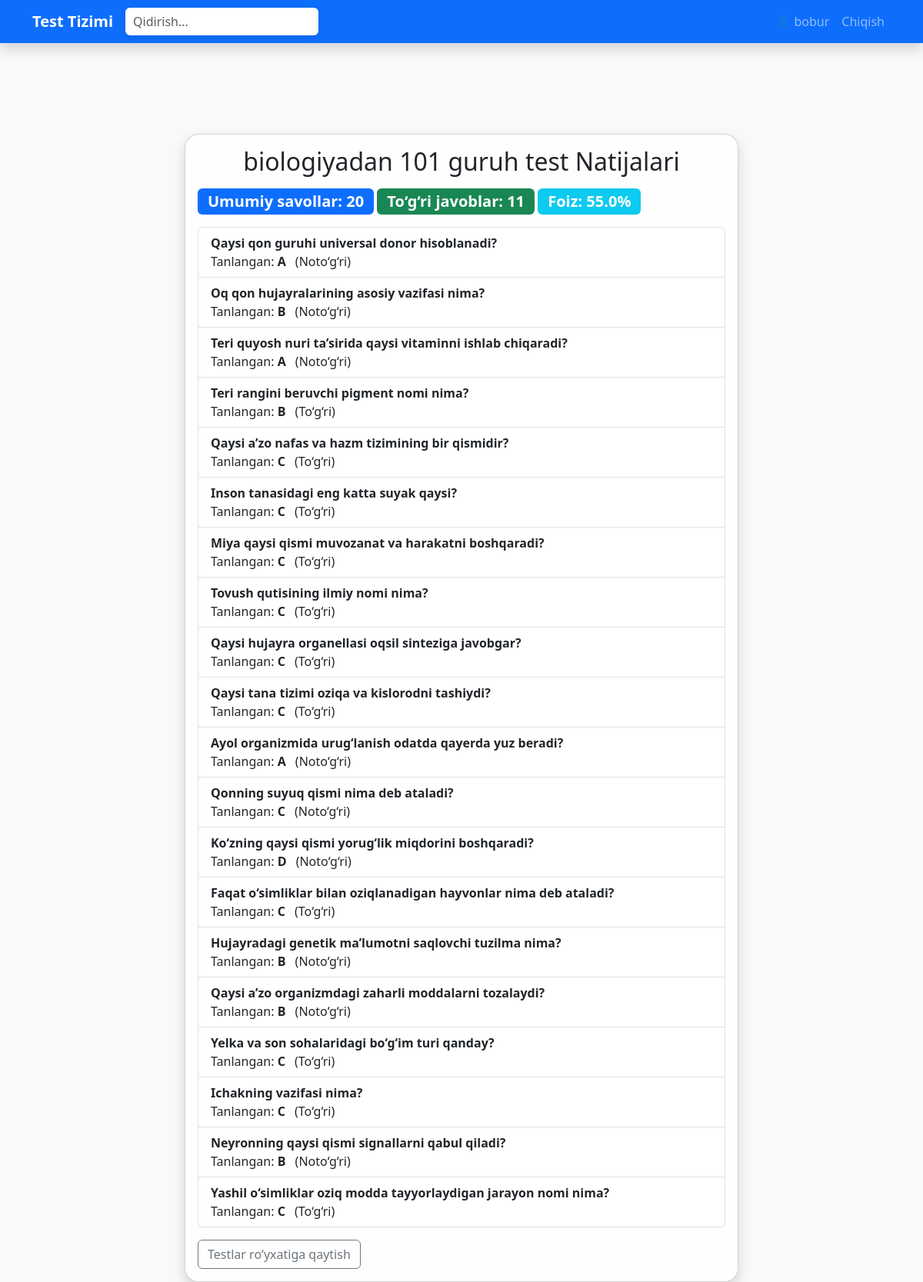
The page /api/results/8/ (signed in) on the database its author committed.
### app/models.py (models this page shows, shortened)
class User(AbstractUser):
    is_teacher = models.BooleanField(default=False)
    is_student = models.BooleanField(default=False)
    groups = models.ManyToManyField(
        Group,
        related_name="group",  # related_name o'zgartiring
        blank=True,
        help_text="The groups this user belongs to.",
        verbose_name="groups",
    )
    user_permissions = models.ManyToManyField(
        Permission,
        related_name="user_permissions",  # related_name o'zgartiring
        blank=True,
        help_text="Specific permissions for this user.",
        verbose_name="user permissions",
    )

class Test(models.Model):
    title = models.CharField(max_length=255)
    subject = models.CharField(max_length=255)
    created_by = models.ForeignKey(User, on_delete=models.CASCADE)  # Teacher
    start_time = models.DateTimeField()
    end_time = models.DateTimeField()
    group = models.CharField(max_length=50, blank=True, null=True)  # New field for group assignment

class Answer(models.Model):
    student = models.ForeignKey(Student, on_delete=models.CASCADE)
    question = models.ForeignKey(Question, on_delete=models.CASCADE)
    selected_option = models.CharField(max_length=1)
    is_correct = models.BooleanField()
    answered_at = models.DateTimeField(auto_now_add=True)

class Question(models.Model):
    test = models.ForeignKey("Test", on_delete=models.CASCADE)
    text = models.TextField()
    option_a = models.CharField(max_length=255)
    option_b = models.CharField(max_length=255)
    option_c = models.CharField(max_length=255)
    option_d = models.CharField(max_length=255)
    correct_option = models.CharField(max_length=1)  # 'A', 'B', 'C', 'D'

### app/views.py (the view)
# urls.py: path('results/<int:test_id>/', results_view, name='results'),
@login_required
def results_view(request, test_id):
    test = get_object_or_404(Test, id=test_id)
    student = get_object_or_404(Student, user=request.user)
    answers = Answer.objects.filter(student=student, question__test=test)
    total = answers.count()
    correct = answers.filter(is_correct=True).count()
    percentage = round(correct * 100 / total, 2) if total > 0 else 0
    return render(request, 'results.html', {'test': test, 'answers': answers, 'total': total, 'correct': correct, 'percentage': percentage})

### templates/results.html (shortened to what this page needs)
{% extends 'base.html' %}
{% block content %}
<div class="container mt-4">
    <div class="row justify-content-center">
        <div class="col-md-8">
            <div class="card shadow">
                <div class="card-body">
                    <h2 class="mb-3 text-center">{{ test.title }} Natijalari</h2>
                    <div class="mb-3">
                        <span class="badge bg-primary fs-5">Umumiy savollar: {{ total }}</span>
                        <span class="badge bg-success fs-5">To‘g‘ri javoblar: {{ correct }}</span>
                        <span class="badge bg-info fs-5">Foiz: {{ percentage }}%</span>
                    </div>
                    <ul class="list-group mb-3">
                    {% for answer in answers %}
                        <li class="list-group-item">
                            <b>{{ answer.question.text }}</b><br>
                            Tanlangan: <span class="fw-bold">{{ answer.selected_option }}</span>
                            <span class="ms-2">({{ answer.is_correct|yesno:"To‘g‘ri,Noto‘g‘ri" }})</span>
                        </li>
                    {% endfor %}
                    </ul>
                    <a href="{% url 'test_list' %}" class="btn btn-outline-secondary">Testlar ro‘yxatiga qaytish</a>
                </div>
            </div>
        </div>
    </div>
</div>
{% endblock %}

### templates/base.html (shortened to what this page needs)
<!DOCTYPE html>
<html lang="uz">
<head>
    {% load static %}
    <link rel="stylesheet" href="{% static 'css/style.css' %}">
    <link href="https://cdn.jsdelivr.net/npm/bootstrap@5.3.0/dist/css/bootstrap.min.css" rel="stylesheet">
</head>
<body class="bg-light">
    <nav class="navbar navbar-expand-lg navbar-dark bg-primary mb-4 fixed-top shadow" style="top:0; z-index:1040;">
        <div class="container">
            <a class="navbar-brand fw-bold" href="/">Test Tizimi</a>
            <div class="d-flex align-items-center ms-auto me-3" style="min-width:220px; max-width:320px;">
                <input type="text" id="searchInput" class="form-control form-control-sm" style="background:#fff; font-size:1rem; border-radius:6px; box-shadow:0 2px 8px rgba(0,0,0,0.10); border:2px solid #fff; transition:box-shadow 0.2s;" onfocus="this.style.boxShadow='0 0 0 0.2rem #0d6efd33'" onblur="this.style.boxShadow='0 2px 8px rgba(0,0,0,0.10)'" onkeyup="filterTable('searchInput', 'mainTable')" placeholder="Qidirish...">
            </div>
            <div class="collapse navbar-collapse">
                <ul class="navbar-nav ms-auto">
                    {% if user.is_authenticated %}
                        <li class="nav-item">
                            <span class="nav-link">👤 {{ user.username }}</span>
                        </li>
                        <li class="nav-item">
                            <a class="nav-link" href="{% url 'login' %}">Chiqish</a>
                        </li>
                    {% endif %}
                </ul>
            </div>
        </div>
    </nav>
    <div style="height:70px;"></div>
    <main class="container">
        {% block content %}{% endblock %}
    </main>
</body>
</html>

### static/css/style.css (style rules this page uses)
html, body { height: 100%; min-height: 100vh; }
body { font-family: Arial, sans-serif; margin: 20px; background: none !important; position: relative; min-height: 100vh; }
h2 { color: #333; }
input, select, button { margin: 5px; padding: 5px; }
main.container, .container, .row, .card, .modal, .navbar, .alert { position: relative; z-index: 1; }

### templates/base.html (style rules this page uses)
html, body { height: 100%; min-height: 100vh; }
body { background: none !important; min-height: 100vh; }
main.container, .container, .row, .card, .modal, .navbar, .alert { position: relative; z-index: 1; }
.card { border-radius: 18px; background: rgba(255,255,255,0.85) !important; box-shadow: 0 8px 32px 0 rgba(31,38,135,0.10); z-index: 2; }

### rows shown on the page
User: username "bobur"
Test: title "biologiyadan 101 guruh test"
Answer: question.text "Qaysi qon guruhi universal donor hisoblanadi?", selected_option "A", is_correct "Noto‘g‘ri"
Answer: question.text "Oq qon hujayralarining asosiy vazifasi nima?", selected_option "B", is_correct "Noto‘g‘ri"
Answer: question.text "Teri quyosh nuri ta’sirida qaysi vitaminni ishlab chiqaradi?", selected_option "A", is_correct "Noto‘g‘ri"
Answer: question.text "Teri rangini beruvchi pigment nomi nima?", selected_option "B", is_correct "To‘g‘ri"
Answer: question.text "Qaysi a’zo nafas va hazm tizimining bir qismidir?", selected_option "C", is_correct "To‘g‘ri"
Answer: question.text "Inson tanasidagi eng katta suyak qaysi?", selected_option "C", is_correct "To‘g‘ri"
Answer: question.text "Miya qaysi qismi muvozanat va harakatni boshqaradi?", selected_option "C", is_correct "To‘g‘ri"
Answer: question.text "Tovush qutisining ilmiy nomi nima?", selected_option "C", is_correct "To‘g‘ri"
Answer: question.text "Qaysi hujayra organellasi oqsil sinteziga javobgar?", selected_option "C", is_correct "To‘g‘ri"
Answer: question.text "Qaysi tana tizimi oziqa va kislorodni tashiydi?", selected_option "C", is_correct "To‘g‘ri"
Answer: question.text "Ayol organizmida urug‘lanish odatda qayerda yuz beradi?", selected_option "A", is_correct "Noto‘g‘ri"
Answer: question.text "Qonning suyuq qismi nima deb ataladi?", selected_option "C", is_correct "Noto‘g‘ri"
Answer: question.text "Ko‘zning qaysi qismi yorug‘lik miqdorini boshqaradi?", selected_option "D", is_correct "Noto‘g‘ri"
Answer: question.text "Faqat o‘simliklar bilan oziqlanadigan hayvonlar nima deb ataladi?", selected_option "C", is_correct "To‘g‘ri"
Answer: question.text "Hujayradagi genetik ma’lumotni saqlovchi tuzilma nima?", selected_option "B", is_correct "Noto‘g‘ri"
Answer: question.text "Qaysi a’zo organizmdagi zaharli moddalarni tozalaydi?", selected_option "B", is_correct "Noto‘g‘ri"
Answer: question.text "Yelka va son sohalaridagi bo‘g‘im turi qanday?", selected_option "C", is_correct "To‘g‘ri"
Answer: question.text "Ichakning vazifasi nima?", selected_option "C", is_correct "To‘g‘ri"
Answer: question.text "Neyronning qaysi qismi signallarni qabul qiladi?", selected_option "B", is_correct "Noto‘g‘ri"
Answer: question.text "Yashil o‘simliklar oziq modda tayyorlaydigan jarayon nomi nima?", selected_option "C", is_correct "To‘g‘ri"

### other values the page prints
{{ total }} "20"
{{ correct }} "11"
{{ percentage }} "55.0"
